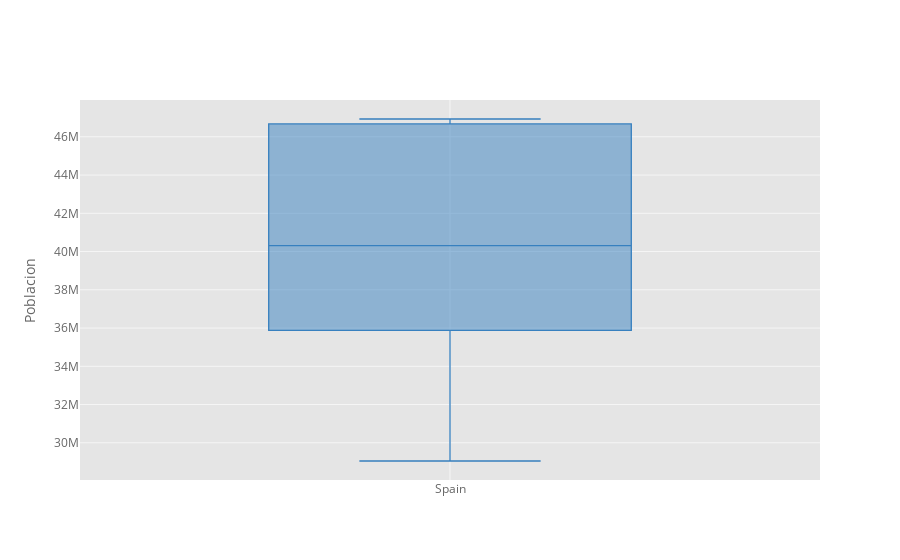

Write notebook code for a chart like this one.
### Markdown cell above
### Boxplot (grafico de caja)

### Code cell
#mostrar la distribucion de la poblacion de España, al interactuar muestra
#el valor de la poblacion maxima, la minima, la mediana...
df_population['Spain'].iplot(kind='box', color='blue', yTitle='Poblacion')

### Figure 1 — Plotly figure (JSON) as saved in the notebook; plotly's stock layout.template omitted (floating-point values rounded to 4 significant figures)
{"data": [{"boxpoints": false, "line": {"width": 1.3}, "marker": {"color": "rgba(55, 128, 191, 1.0)"}, "name": "Spain", "orientation": "v", "type": "box", "y": [29048395, 30402411, 32146263, 33883749, 35879209, 37698196, 38733876, 39202525, 39787419, 40824754, 44019123, 46931015, 46671926, 46634140, 46647428, 46692858, 46736776, 46754778]}], "layout": {"legend": {"bgcolor": "#FFFFFF", "font": {"color": "#666666"}}, "paper_bgcolor": "#FFFFFF", "plot_bgcolor": "#E5E5E5", "title": {"font": {"color": "#151516"}}, "xaxis": {"gridcolor": "#F6F6F6", "showgrid": true, "tickfont": {"color": "#666666"}, "title": {"font": {"color": "#666666"}, "text": ""}, "zerolinecolor": "#F6F6F6"}, "yaxis": {"gridcolor": "#F6F6F6", "showgrid": true, "tickfont": {"color": "#666666"}, "title": {"font": {"color": "#666666"}, "text": "Poblacion"}, "zerolinecolor": "#F6F6F6"}}}
